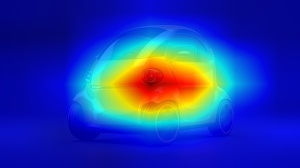
#> input picture backend/decoded_heat.jpg, 300 x 168 px, found by its file name
$ python inspect_image.py
#> lines starting #> are read from the running program, lines starting #| are printed output that depends on the picture
import cv2
import numpy as np

img_path = "decoded_heat.jpg"
img = cv2.imread(img_path)
#> img is the input picture: shape (168, 300, 3); mean B, G, R 166.5, 55.7, 36.2

if img is None:
    print(f"ERROR: Could not load {img_path}")
else:
    print("=" * 60)
    print("IMAGE PIXEL DIAGNOSTICS")
    print("=" * 60)
    print(f"Shape: {img.shape}")
#| Shape: (168, 300, 3)

    # Calculate channel stats (Blue, Green, Red)
    b_channel = img[:,:,0]
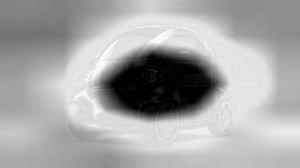
#> b_channel: shape (168, 300); min 0, max 255, mean 166.5
    g_channel = img[:,:,1]
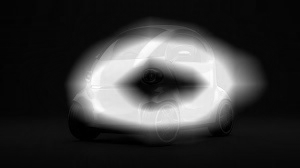
#> g_channel: shape (168, 300); min 0, max 255, mean 55.7
    r_channel = img[:,:,2]
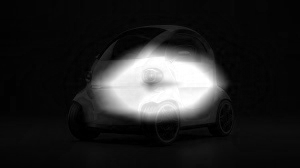
#> r_channel: shape (168, 300); min 0, max 255, mean 36.2

    print(f"Blue channel  - Mean: {b_channel.mean():.2f}, Min: {b_channel.min()}, Max: {b_channel.max()}")
#| Blue channel  - Mean: 166.52, Min: 0, Max: 255
    print(f"Green channel - Mean: {g_channel.mean():.2f}, Min: {g_channel.min()}, Max: {g_channel.max()}")
#| Green channel - Mean: 55.71, Min: 0, Max: 255
    print(f"Red channel   - Mean: {r_channel.mean():.2f}, Min: {r_channel.min()}, Max: {r_channel.max()}")
#| Red channel   - Mean: 36.19, Min: 0, Max: 255

    # Calculate difference between Red and Blue to see if colormap exists
    diff = np.abs(r_channel.astype(float) - b_channel.astype(float))
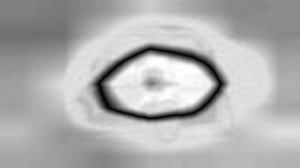
#> diff: shape (168, 300) float64; min 0, max 255, mean 176
    print(f"Max absolute R-B difference: {diff.max()}")
#| Max absolute R-B difference: 255.0
    print(f"Mean absolute R-B difference: {diff.mean():.2f}")
#| Mean absolute R-B difference: 176.01
    print("=" * 60)

$ run again, with backend/decoded_orig.jpg copied over backend/decoded_heat.jpg
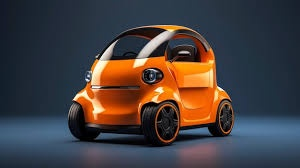
#> input picture backend/decoded_orig.jpg, 300 x 168 px, found by its file name
#> img is the input picture: shape (168, 300, 3); mean B, G, R 63.8, 63.2, 70
#| Shape: (168, 300, 3)
#> `g_channel = img[:,:,1]`:
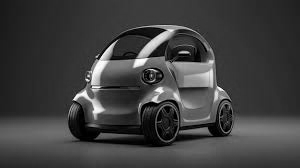
#> g_channel: shape (168, 300); min 0, max 255, mean 63.2
#| Blue channel  - Mean: 63.82, Min: 0, Max: 255
#| Green channel - Mean: 63.18, Min: 0, Max: 255
#| Red channel   - Mean: 70.05, Min: 0, Max: 255
#> `diff = np.abs(r_channel.astype(float) - b_channel.astype(float))`:
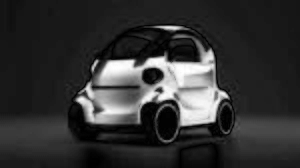
#> diff: shape (168, 300) float64; min 0, max 255, mean 50.6
#| Max absolute R-B difference: 255.0
#| Mean absolute R-B difference: 50.57
